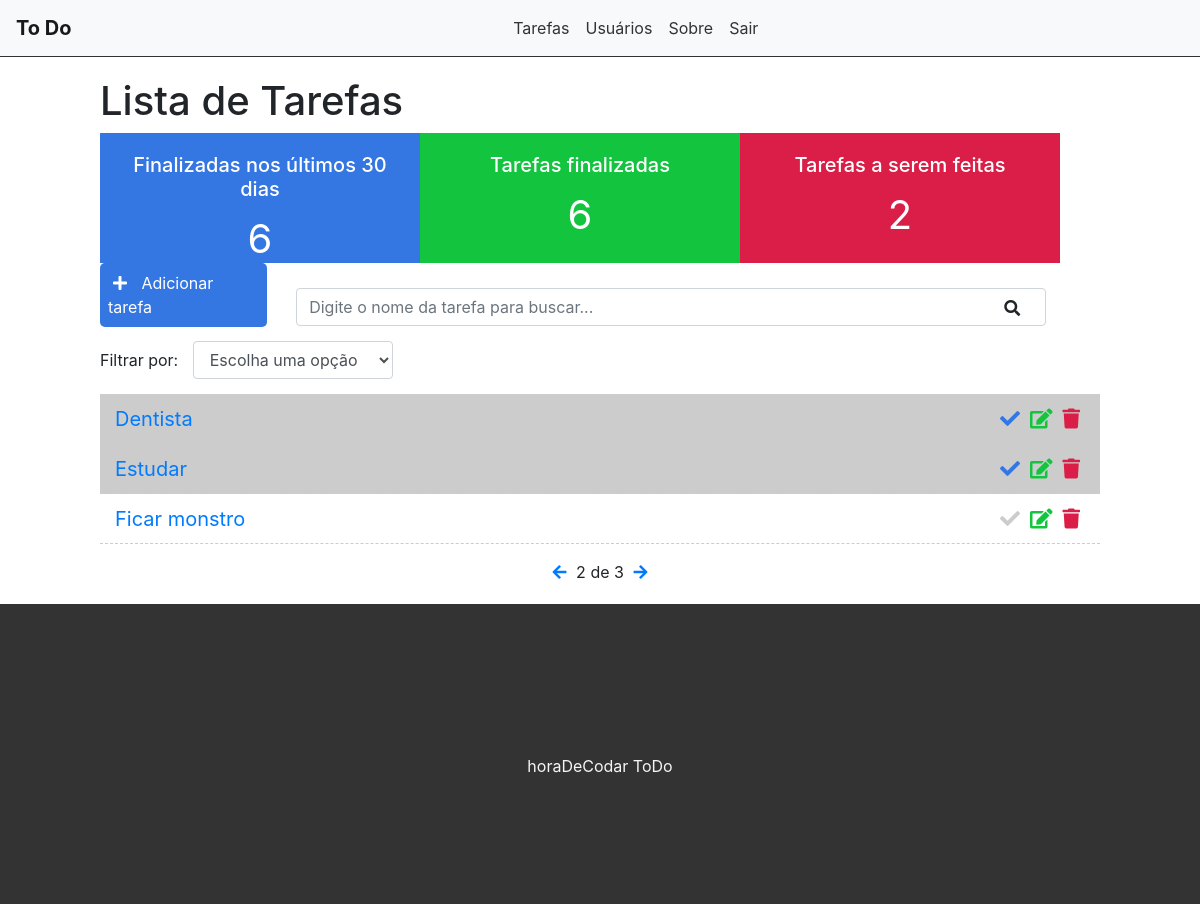
Page /?page=2 (signed in) on the committed database.
### tasks/models.py (models this page shows, shortened)
class Task(models.Model):
    OPTIONS = (
        ('doing', 'Doing'),
        ('done', 'Done'),
    )
    title = models.CharField(max_length=255, default='No title')
    description = models.TextField(default='No description')
    status = models.CharField(
        max_length=5,
        choices=OPTIONS,
    )
    user = models.ForeignKey(get_user_model(), on_delete=models.CASCADE) # on_delete after del some user, all the tasks will be delete too
    created_at = models.DateTimeField(auto_now_add=True)
    updated_at = models.DateTimeField(auto_now=True)

### tasks/views.py (the view)
# urls.py: path('', views.taskList, name='task-list'),
@login_required
def taskList(request):
    search = request.GET.get('search')
    filter = request.GET.get('filter')
    tasksDoneRecently = Task.objects.filter(status='done', updated_at__gt=datetime.datetime.now()-datetime.timedelta(days=30)).count()
    tasksDone = Task.objects.filter(status='done', user=request.user).count()
    tasksDoing = Task.objects.filter(status='doing', user=request.user).count()
    if search:
        tasks = Task.objects.filter(title__icontains=search, user=request.user)
    elif filter:
        tasks = Task.objects.filter(status=filter, user=request.user)
    else:
        task_list = Task.objects.all().order_by('-created_at').filter(user=request.user)
        paginator = Paginator(task_list, 3)
        page = request.GET.get('page')
        tasks = paginator.get_page(page)
    return render(request, 'tasks/list.html', {'tasks':tasks, 'tasksrecently': tasksDoneRecently, 'tasksdone': tasksDone, 'tasksdoing': tasksDoing})

### tasks/templates/tasks/list.html (shortened to what this page needs)
{% extends 'base.html' %}
{% block content %}
<div class="offset-1 col-10 list-div">
    <h1>Lista de Tarefas</h1>
    <div class="container dashboard">
        <div class="col-4 dashboard-box" id="dashboard-lastdays">
            <h4>Finalizadas nos últimos 30 dias</h4>
            <span>{{ tasksrecently }}</span>
        </div>
    </div>
    <div class="container dashboard">
        <div class="col-4 dashboard-box" id="dashboard-done">
            <h4>Tarefas finalizadas</h4>
            <span>{{ tasksdone }}</span>
        </div>
    </div>
    <div class="container dashboard">
        <div class="col-4 dashboard-box" id="dashboard-doing">
            <h4>Tarefas a serem feitas</h4>
            <span>{{ tasksdoing }}</span>
        </div>
    </div>
    <a id="add-link" href="newtask/">
        <div class="col-2 add-div">
            <i class="fas fa-plus"></i> Adicionar tarefa
        </div>
    </a>
    <div class="col-9 search-div">
        <form method="GET" id="search-form">
            <input class="form-control" type="text" id="search" name="search" placeholder="Digite o nome da tarefa para buscar..." value="{{ request.GET.search }}">
            <i class="fas fa-search" id="search-btn"></i>
        </form>
    </div>
    <div class="col-12 filter-div">
        <span>Filtrar por:</span>
        <select name="filter" id="filter" class="form-control">
            <option value="">Escolha uma opção</option>
        </select>
    </div>
    <ul class="task-list">
        {% for task in tasks %}
        {% if task.status == 'doing' %}
            <li class="task-item">
        {% else %}
            <li class="task-item done">
        {% endif %}
                <span><a href="/task/{{task.id}}">{{task.title}}</a></span>
                <a href="delete/{{task.id}}" class="delete-btn"><span><i class="fas fa-trash"></i></span></a>
                <a href="edit/{{task.id}}"><span><i class="fas fa-edit"></i></span></a>
                <a href="changestatus/{{task.id}}"><span><i class="fas fa-check"></i></span></a>
        </li>
        {% endfor %}
    </ul>
    <div class="pagination">
        <span class="step-links">
            {% if tasks.has_previous %}
                <a href="?page={{ tasks.previous_page_number }}"><i class=" fas fa-arrow-left"></i></a>
            {% endif %}
            {% if tasks.paginator.num_pages %}
            <span class="current">
                {{ tasks.number }} de {{ tasks.paginator.num_pages }}
            </span>
            {% endif %}
            {% if tasks.has_next %}
                <a href="?page={{ tasks.next_page_number }}"><i class=" fas fa-arrow-right"></i></a>
            {% endif %}
        </span>
    </div>
</div>
{% endblock %}

### tasks/static/css/styles.css (style rules this page uses)
.dashboard { padding: 0; width: 100%; display: block; }
.dashboard h4 { font-size: 20px; }
.dashboard span { font-size: 40px; display: block; width: 100%; }
.dashboard-box { float: left; background-color: #dfdfdf; color: #FFF; padding: 20px; box-sizing: border-box; height: 130px; width: 32%; text-align: center; }
#dashboard-lastdays { background-color: #3476e2; }
#dashboard-done { background-color: #13c43f; }
#dashboard-doing { background-color: #db1e47; }
#add-link { text-decoration: none; }
.add-div { background-color: #3476e2; cursor: pointer; display: inline-block; color: #FFF; padding: 8px; border-radius: 5px; margin-right: 25px; }
.fas.fa-plus { color:#FFF; margin-right: 10px; margin-left: 5px; }
.fas.fa-search { position: absolute; top: 12px; right: 26px; cursor: pointer; }
.search-div { padding: 0; margin-top: 15px; margin-bottom: 15px; display: inline-block; }
.filter-div { margin-bottom: 15px; padding: 0; }
#filter { display: inline-block; width: 200px; margin-left: 10px; }
.list-div { padding: 0; }
.task-list { padding-left: 0; }
.task-item { list-style: none; font-size: 20px; height: 50px; padding: 0 15px; padding-top: 10px; border-bottom: 1px dashed #CCC; }
.task-item.done { background-color: #CCC; }
.fas.fa-trash { color: #db1e47; cursor: pointer; margin: 5px; font-size: 20px; float: right; }
.fas.fa-edit { color: #13c43f; cursor: pointer; margin: 5px; font-size: 20px; float: right; }
.fa-check { color: #CCC; cursor: pointer; margin: 5px; font-size: 20px; float: right; }
.done .fa-check { color: #3476e2; }
.pagination { margin-bottom: 20px; }
.step-links { position: relative; margin-left: auto; margin-right: auto; }
.step-links .current { margin-left: 5px; margin-right: 5px; }

### rows in the picture
Task: title "Dentista"
Task: title "Estudar"
Task: title "Ficar monstro"

### other values in the picture
{{ tasksrecently }} "6"
{{ tasksdone }} "6"
{{ tasksdoing }} "2"
{{ tasks.number }} "2"
{{ tasks.paginator.num_pages }} "3"
